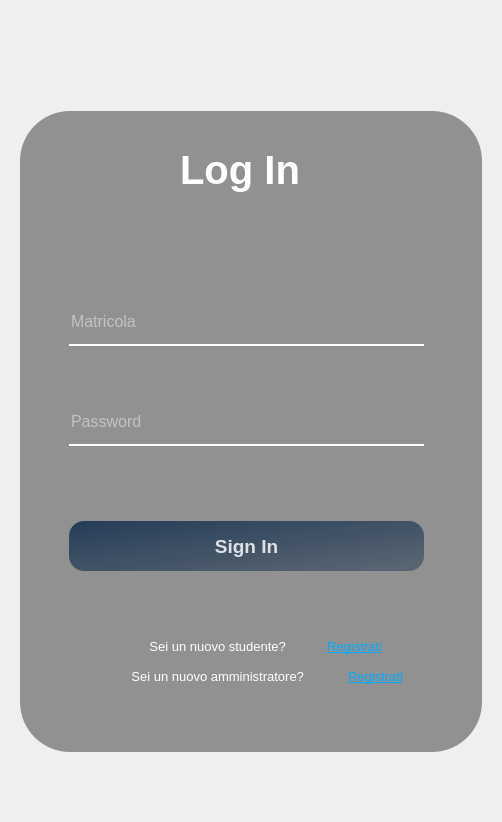
<?xml version="1.0" encoding="UTF-8"?>
<ui version="4.0">
 <class>Form</class>
 <widget class="QWidget" name="Form">
  <property name="geometry">
   <rect>
    <x>0</x>
    <y>0</y>
    <width>502</width>
    <height>822</height>
   </rect>
  </property>
  <property name="minimumSize">
   <size>
    <width>480</width>
    <height>800</height>
   </size>
  </property>
  <property name="maximumSize">
   <size>
    <width>502</width>
    <height>822</height>
   </size>
  </property>
  <property name="windowTitle">
   <string>Biblioteca</string>
  </property>
  <property name="windowIcon">
   <iconset>
    <normaloff>../../Amministratore/Resources/logo.png</normaloff>../../Amministratore/Resources/logo.png</iconset>
  </property>
  <layout class="QHBoxLayout" name="horizontalLayout">
   <property name="spacing">
    <number>0</number>
   </property>
   <property name="leftMargin">
    <number>0</number>
   </property>
   <property name="topMargin">
    <number>0</number>
   </property>
   <property name="rightMargin">
    <number>0</number>
   </property>
   <property name="bottomMargin">
    <number>0</number>
   </property>
   <item>
    <widget class="QStackedWidget" name="stackedWidget">
     <property name="minimumSize">
      <size>
       <width>480</width>
       <height>800</height>
      </size>
     </property>
     <property name="maximumSize">
      <size>
       <width>480</width>
       <height>800</height>
      </size>
     </property>
     <property name="currentIndex">
      <number>0</number>
     </property>
     <widget class="QWidget" name="loginPage">
      <layout class="QHBoxLayout" name="horizontalLayout_2">
       <property name="spacing">
        <number>0</number>
       </property>
       <property name="leftMargin">
        <number>0</number>
       </property>
       <property name="topMargin">
        <number>0</number>
       </property>
       <property name="rightMargin">
        <number>0</number>
       </property>
       <property name="bottomMargin">
        <number>0</number>
       </property>
       <item>
        <widget class="QWidget" name="widget" native="true">
         <property name="sizePolicy">
          <sizepolicy hsizetype="Maximum" vsizetype="Maximum">
           <horstretch>0</horstretch>
           <verstretch>0</verstretch>
          </sizepolicy>
         </property>
         <property name="minimumSize">
          <size>
           <width>480</width>
           <height>700</height>
          </size>
         </property>
         <property name="maximumSize">
          <size>
           <width>480</width>
           <height>700</height>
          </size>
         </property>
         <property name="styleSheet">
          <string notr="true">border-image: url(View/Amministratore/Resources/background.png);
border-radius: 50px;</string>
         </property>
         <layout class="QVBoxLayout" name="verticalLayout">
          <property name="topMargin">
           <number>50</number>
          </property>
          <item>
           <widget class="QWidget" name="widget_2" native="true">
            <property name="styleSheet">
             <string notr="true">background-color: rgba(0, 0, 0, 100);
border-image: None;</string>
            </property>
            <layout class="QVBoxLayout" name="verticalLayout_2">
             <item alignment="Qt::AlignTop">
              <widget class="QWidget" name="header" native="true">
               <property name="minimumSize">
                <size>
                 <width>0</width>
                 <height>100</height>
                </size>
               </property>
               <property name="styleSheet">
                <string notr="true">background-color: None;</string>
               </property>
               <widget class="QLabel" name="head">
                <property name="geometry">
                 <rect>
                  <x>130</x>
                  <y>20</y>
                  <width>162</width>
                  <height>60</height>
                 </rect>
                </property>
                <property name="sizePolicy">
                 <sizepolicy hsizetype="Expanding" vsizetype="Expanding">
                  <horstretch>0</horstretch>
                  <verstretch>0</verstretch>
                 </sizepolicy>
                </property>
                <property name="minimumSize">
                 <size>
                  <width>162</width>
                  <height>60</height>
                 </size>
                </property>
                <property name="font">
                 <font>
                  <pointsize>30</pointsize>
                  <weight>75</weight>
                  <bold>true</bold>
                 </font>
                </property>
                <property name="styleSheet">
                 <string notr="true">color: rgb(255, 255, 255);</string>
                </property>
                <property name="text">
                 <string>Log In</string>
                </property>
                <property name="alignment">
                 <set>Qt::AlignCenter</set>
                </property>
               </widget>
              </widget>
             </item>
             <item>
              <widget class="QWidget" name="body" native="true">
               <property name="sizePolicy">
                <sizepolicy hsizetype="Preferred" vsizetype="Expanding">
                 <horstretch>0</horstretch>
                 <verstretch>0</verstretch>
                </sizepolicy>
               </property>
               <property name="styleSheet">
                <string notr="true">background-color: None;</string>
               </property>
               <widget class="QLineEdit" name="matricolaInput">
                <property name="geometry">
                 <rect>
                  <x>40</x>
                  <y>80</y>
                  <width>355</width>
                  <height>40</height>
                 </rect>
                </property>
                <property name="sizePolicy">
                 <sizepolicy hsizetype="Maximum" vsizetype="Fixed">
                  <horstretch>0</horstretch>
                  <verstretch>0</verstretch>
                 </sizepolicy>
                </property>
                <property name="font">
                 <font>
                  <pointsize>12</pointsize>
                 </font>
                </property>
                <property name="styleSheet">
                 <string notr="true">background-color: rgba(0,0,0,0);
border: None;
border-bottom: 2px solid rgb(255, 255, 255);
color: rgba(255, 255, 255, 230);
padding-bottom: 7px;</string>
                </property>
                <property name="inputMethodHints">
                 <set>Qt::ImhNone</set>
                </property>
                <property name="placeholderText">
                 <string>Matricola</string>
                </property>
               </widget>
               <widget class="QLineEdit" name="passwordInput">
                <property name="geometry">
                 <rect>
                  <x>40</x>
                  <y>180</y>
                  <width>355</width>
                  <height>40</height>
                 </rect>
                </property>
                <property name="sizePolicy">
                 <sizepolicy hsizetype="Maximum" vsizetype="Fixed">
                  <horstretch>0</horstretch>
                  <verstretch>0</verstretch>
                 </sizepolicy>
                </property>
                <property name="font">
                 <font>
                  <pointsize>12</pointsize>
                 </font>
                </property>
                <property name="styleSheet">
                 <string notr="true">background-color: rgba(0,0,0,0);
border: None;
border-bottom: 2px solid rgb(255, 255, 255);
color: rgba(255, 255, 255, 230);
padding-bottom: 7px;</string>
                </property>
                <property name="echoMode">
                 <enum>QLineEdit::Password</enum>
                </property>
                <property name="placeholderText">
                 <string>Password</string>
                </property>
               </widget>
               <widget class="QPushButton" name="loginButton">
                <property name="geometry">
                 <rect>
                  <x>40</x>
                  <y>295</y>
                  <width>355</width>
                  <height>50</height>
                 </rect>
                </property>
                <property name="font">
                 <font>
                  <pointsize>14</pointsize>
                  <weight>75</weight>
                  <bold>true</bold>
                  <kerning>true</kerning>
                 </font>
                </property>
                <property name="styleSheet">
                 <string notr="true">QPushButton#loginButton {
	background-color: qlineargradient(spread:pad, x1:0, y1:0, x2:1, y2:1, stop:0 rgba(20, 47, 78, 219), stop:1 rgba(85, 98, 112, 226));
	color:rgba(255, 255, 255, 210);
	border-radius: 15px;
}
QPushButton#loginButton:hover {
	background-color: qlineargradient(spread:pad, x1:0, y1:0, x2:1, y2:1, stop:0 rgba(40, 67, 98, 219), stop:1 rgba(105, 118, 132, 226));
}
QPushButton#loginButton:pressed {
	background-color: rgba(105,118,132,200);
	padding-left: 5px;
	padding-top: 5px;
}</string>
                </property>
                <property name="text">
                 <string>Sign In</string>
                </property>
                <property name="shortcut">
                 <string/>
                </property>
                <property name="default">
                 <bool>false</bool>
                </property>
                <property name="flat">
                 <bool>false</bool>
                </property>
               </widget>
               <widget class="QLabel" name="infoLabel">
                <property name="geometry">
                 <rect>
                  <x>15</x>
                  <y>410</y>
                  <width>351</width>
                  <height>20</height>
                 </rect>
                </property>
                <property name="font">
                 <font>
                  <pointsize>10</pointsize>
                 </font>
                </property>
                <property name="styleSheet">
                 <string notr="true">color: rgb(255, 255, 255);</string>
                </property>
                <property name="text">
                 <string>Sei un nuovo studente? </string>
                </property>
                <property name="alignment">
                 <set>Qt::AlignCenter</set>
                </property>
               </widget>
               <widget class="QPushButton" name="registrazioneStudenteButton">
                <property name="geometry">
                 <rect>
                  <x>280</x>
                  <y>410</y>
                  <width>91</width>
                  <height>21</height>
                 </rect>
                </property>
                <property name="font">
                 <font>
                  <pointsize>10</pointsize>
                  <weight>50</weight>
                  <bold>false</bold>
                  <underline>true</underline>
                 </font>
                </property>
                <property name="styleSheet">
                 <string notr="true">QPushButton#registrazioneStudenteButton{
	color: rgb(0, 170, 255);
}
QPushButton#registrazioneStudenteButton:pressed{	
	color: rgb(0, 86, 129);
}
</string>
                </property>
                <property name="text">
                 <string>Registrati</string>
                </property>
               </widget>
               <widget class="QLabel" name="errorLabel">
                <property name="geometry">
                 <rect>
                  <x>40</x>
                  <y>20</y>
                  <width>355</width>
                  <height>20</height>
                 </rect>
                </property>
                <property name="font">
                 <font>
                  <pointsize>10</pointsize>
                  <italic>true</italic>
                  <underline>false</underline>
                 </font>
                </property>
                <property name="styleSheet">
                 <string notr="true">color: rgb(185, 0, 0);</string>
                </property>
                <property name="text">
                 <string/>
                </property>
                <property name="alignment">
                 <set>Qt::AlignCenter</set>
                </property>
               </widget>
               <widget class="QLabel" name="infoLabel_2">
                <property name="geometry">
                 <rect>
                  <x>15</x>
                  <y>440</y>
                  <width>351</width>
                  <height>20</height>
                 </rect>
                </property>
                <property name="font">
                 <font>
                  <pointsize>10</pointsize>
                 </font>
                </property>
                <property name="styleSheet">
                 <string notr="true">color: rgb(255, 255, 255);</string>
                </property>
                <property name="text">
                 <string>Sei un nuovo amministratore? </string>
                </property>
                <property name="alignment">
                 <set>Qt::AlignCenter</set>
                </property>
               </widget>
               <widget class="QPushButton" name="registrazioneAmministratoreButton">
                <property name="geometry">
                 <rect>
                  <x>300</x>
                  <y>440</y>
                  <width>93</width>
                  <height>20</height>
                 </rect>
                </property>
                <property name="font">
                 <font>
                  <pointsize>10</pointsize>
                  <weight>50</weight>
                  <bold>false</bold>
                  <underline>true</underline>
                 </font>
                </property>
                <property name="styleSheet">
                 <string notr="true">QPushButton#registrazioneAmministratoreButton{
	color: rgb(0, 170, 255);
}
QPushButton#registrazioneAmministratoreButton:pressed{	
	color: rgb(0, 86, 129);
}
</string>
                </property>
                <property name="text">
                 <string>Registrati</string>
                </property>
               </widget>
              </widget>
             </item>
            </layout>
           </widget>
          </item>
         </layout>
        </widget>
       </item>
      </layout>
     </widget>
    </widget>
   </item>
  </layout>
 </widget>
 <resources>
  <include location="../Resources/setup.qrc"/>
 </resources>
 <connections/>
</ui>
